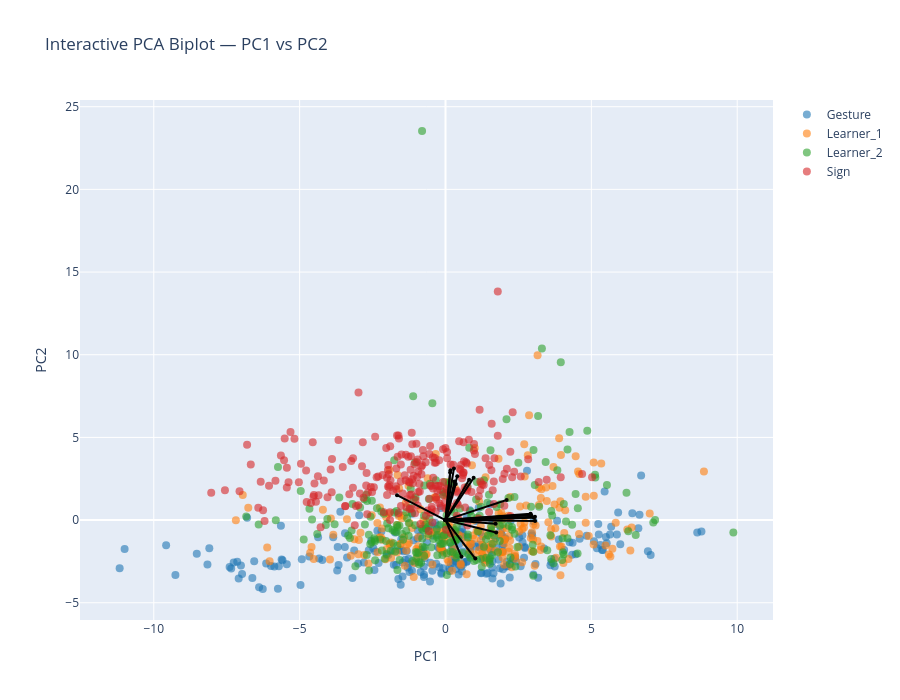

Notebook code cell kept with this figure:
### Markdown cell above
## PC1-PC2

### Code cell
feature_names = df_clean.columns[:-1].to_list()

# Prepare data
X = df_clean.iloc[:, :-1].values  # All columns except the last as features

df_clean['groupID'] = df_clean['groupID'].astype('category')
y = df_clean.iloc[:, -1].values   # Last column as target variable

# Convert categorical target to numeric if necessary
if y.dtype == 'object' or y.dtype.name == 'category':
    le = LabelEncoder()
    y = le.fit_transform(y)  # Converts categorical labels into numeric labels

# Scale the data
scaler_GS = StandardScaler()
Xz_GS = scaler_GS.fit_transform(X)    

# PCA transformation
pca_GS = PCA()
x_new_GS = pca_GS.fit_transform(Xz_GS)

# Get the PCA loadings (components_ is shape: [n_components, n_features])
loadings_GS = pca_GS.components_.T

# Number of top variables to show per PC
top_n = 10

# Get top variables per PC by absolute contribution
top_vars = set()
for i in range(2):  # PC1 and PC2 (the PCs you plot below)
    component = loadings_GS[:, i]      # column i = all variables' loadings ON PC i
    top_indices = np.argsort(np.abs(component))[-top_n:]
    top_vars.update(top_indices)

# Convert to sorted list for consistency
selected_vars = sorted(top_vars)

# Plot
interactive_PCA_biplot(score=x_new_GS, 
                       coeff=loadings_GS, 
                       labels=feature_names, 
                       y=y, 
                       selected_vars=selected_vars, 
                       pc_x=1, pc_y=2,
                       show_labels=False,
                       concepts=concepts,
                       le=le,
                       highlight_concepts=None  # or None for no highlighting
                    
                    )

### Figure 1 — Plotly figure (JSON) as saved in the notebook; plotly's stock layout.template omitted (floating-point values rounded to 4 significant figures; data arrays with more than 128 entries replaced by an {"elided": "..."} marker saying what was removed)
{"data": [{"hoverinfo": "text", "marker": {"color": "#1f77b4", "opacity": 0.6, "size": 8}, "mode": "markers", "name": "Gesture", "showlegend": true, "text": {"elided": "248 str values"}, "type": "scatter", "x": {"elided": "248 float values"}, "y": {"elided": "248 float values"}}, {"hoverinfo": "text", "marker": {"color": "#ff7f0e", "opacity": 0.6, "size": 8}, "mode": "markers", "name": "Learner_1", "showlegend": true, "text": {"elided": "244 str values"}, "type": "scatter", "x": {"elided": "244 float values"}, "y": {"elided": "244 float values"}}, {"hoverinfo": "text", "marker": {"color": "#2ca02c", "opacity": 0.6, "size": 8}, "mode": "markers", "name": "Learner_2", "showlegend": true, "text": {"elided": "240 str values"}, "type": "scatter", "x": {"elided": "240 float values"}, "y": {"elided": "240 float values"}}, {"hoverinfo": "text", "marker": {"color": "#d62728", "opacity": 0.6, "size": 8}, "mode": "markers", "name": "Sign", "showlegend": true, "text": {"elided": "239 str values"}, "type": "scatter", "x": {"elided": "239 float values"}, "y": {"elided": "239 float values"}}, {"hoverinfo": "text", "hovertext": "gross__variability__arm_speed_Gstd", "line": {"color": "black"}, "marker": {"size": 4}, "mode": "lines+markers", "showlegend": false, "textposition": "top center", "type": "scatter", "x": [0, 3.031], "y": [0, 0.1393]}, {"hoverinfo": "text", "hovertext": "gross__magnitude__arm_speed_peak_mean", "line": {"color": "black"}, "marker": {"size": 4}, "mode": "lines+markers", "showlegend": false, "textposition": "top center", "type": "scatter", "x": [0, 2.942], "y": [0, 0.2937]}, {"hoverinfo": "text", "hovertext": "gross__rhythm__arm_speed_mod_depth", "line": {"color": "black"}, "marker": {"size": 4}, "mode": "lines+markers", "showlegend": false, "textposition": "top center", "type": "scatter", "x": [0, 2.918], "y": [0, 0.3871]}, {"hoverinfo": "text", "hovertext": "gross__magnitude__arm_acc_Gmean", "line": {"color": "black"}, "marker": {"size": 4}, "mode": "lines+markers", "showlegend": false, "textposition": "top center", "type": "scatter", "x": [0, 2.097], "y": [0, 1.217]}, {"hoverinfo": "text", "hovertext": "gross__variability__arm_acc_Gstd", "line": {"color": "black"}, "marker": {"size": 4}, "mode": "lines+markers", "showlegend": false, "textposition": "top center", "type": "scatter", "x": [0, 3.071], "y": [0, -0.05786]}, {"hoverinfo": "text", "hovertext": "gross__magnitude__arm_acc_peak_mean", "line": {"color": "black"}, "marker": {"size": 4}, "mode": "lines+markers", "showlegend": false, "textposition": "top center", "type": "scatter", "x": [0, 3.067], "y": [0, 0.2004]}, {"hoverinfo": "text", "hovertext": "gross__rhythm__arm_acc_mod_depth", "line": {"color": "black"}, "marker": {"size": 4}, "mode": "lines+markers", "showlegend": false, "textposition": "top center", "type": "scatter", "x": [0, 2.887], "y": [0, 0.328]}, {"hoverinfo": "text", "hovertext": "gross__rhythm__arm_speed_sampen", "line": {"color": "black"}, "marker": {"size": 4}, "mode": "lines+markers", "showlegend": false, "textposition": "top center", "type": "scatter", "x": [0, -1.662], "y": [0, 1.509]}, {"hoverinfo": "text", "hovertext": "gross__smoothness__arm_intermittency", "line": {"color": "black"}, "marker": {"size": 4}, "mode": "lines+markers", "showlegend": false, "textposition": "top center", "type": "scatter", "x": [0, 1.022], "y": [0, -2.325]}, {"hoverinfo": "text", "hovertext": "gross__rhythm__band1_band_power_totalarm", "line": {"color": "black"}, "marker": {"size": 4}, "mode": "lines+markers", "showlegend": false, "textposition": "top center", "type": "scatter", "x": [0, 1.738], "y": [0, -0.7506]}, {"hoverinfo": "text", "hovertext": "gross__magnitude__bbmv_arms_total", "line": {"color": "black"}, "marker": {"size": 4}, "mode": "lines+markers", "showlegend": false, "textposition": "top center", "type": "scatter", "x": [0, 1.719], "y": [0, -0.2172]}, {"hoverinfo": "text", "hovertext": "fine__handshape__fingertip_spread_mean", "line": {"color": "black"}, "marker": {"size": 4}, "mode": "lines+markers", "showlegend": false, "textposition": "top center", "type": "scatter", "x": [0, 0.2884], "y": [0, 3.119]}, {"hoverinfo": "text", "hovertext": "fine__variability__fingertip_spread_std", "line": {"color": "black"}, "marker": {"size": 4}, "mode": "lines+markers", "showlegend": false, "textposition": "top center", "type": "scatter", "x": [0, 0.158], "y": [0, 2.884]}, {"hoverinfo": "text", "hovertext": "fine__handshape__thumb_index_mean", "line": {"color": "black"}, "marker": {"size": 4}, "mode": "lines+markers", "showlegend": false, "textposition": "top center", "type": "scatter", "x": [0, 0.1697], "y": [0, 3.017]}, {"hoverinfo": "text", "hovertext": "fine__variability__thumb_index_std", "line": {"color": "black"}, "marker": {"size": 4}, "mode": "lines+markers", "showlegend": false, "textposition": "top center", "type": "scatter", "x": [0, 0.8094], "y": [0, 2.445]}, {"hoverinfo": "text", "hovertext": "fine__handshape__mcp_tip_mean", "line": {"color": "black"}, "marker": {"size": 4}, "mode": "lines+markers", "showlegend": false, "textposition": "top center", "type": "scatter", "x": [0, 0.3517], "y": [0, 2.185]}, {"hoverinfo": "text", "hovertext": "fine__variability__handshape_variability", "line": {"color": "black"}, "marker": {"size": 4}, "mode": "lines+markers", "showlegend": false, "textposition": "top center", "type": "scatter", "x": [0, 0.9651], "y": [0, 2.555]}, {"hoverinfo": "text", "hovertext": "fine__magnitude__flexion_speed_mean", "line": {"color": "black"}, "marker": {"size": 4}, "mode": "lines+markers", "showlegend": false, "textposition": "top center", "type": "scatter", "x": [0, 0.4029], "y": [0, 2.649]}, {"hoverinfo": "text", "hovertext": "fine__variability__flexion_speed_std", "line": {"color": "black"}, "marker": {"size": 4}, "mode": "lines+markers", "showlegend": false, "textposition": "top center", "type": "scatter", "x": [0, 0.3097], "y": [0, 2.339]}, {"hoverinfo": "text", "hovertext": "fine__smoothness__flexion_intermittency", "line": {"color": "black"}, "marker": {"size": 4}, "mode": "lines+markers", "showlegend": false, "textposition": "top center", "type": "scatter", "x": [0, 0.5475], "y": [0, -2.218]}], "layout": {"height": 700, "hovermode": "closest", "title": {"text": "Interactive PCA Biplot — PC1 vs PC2"}, "width": 900, "xaxis": {"title": {"text": "PC1"}}, "yaxis": {"title": {"text": "PC2"}}}}
